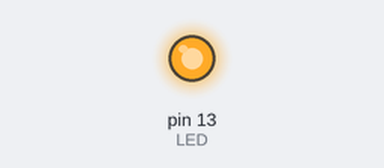
Recording of a sketch running on a simulated Arduino Uno, built with avr-gcc and run on an emulated ATmega328P. Shown: output pins drawn as LEDs (lit = HIGH).

Above: at 0.1 s.
Timing chart, 0 to 1.6 s (numbered marks = the images above):
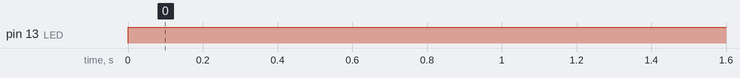

Measured:
- by itself, pin 13 (LED): LOW → HIGH at 0.00 s

The sketch:

defi_1e1.ino
```cpp
byte LED = 13;

void setup() {
  // put your setup code here, to run once:
  pinMode(LED, OUTPUT);
}

void loop() {
  // put your main code here, to run repeatedly:
  digitalWrite(LED, HIGH);

}
```
